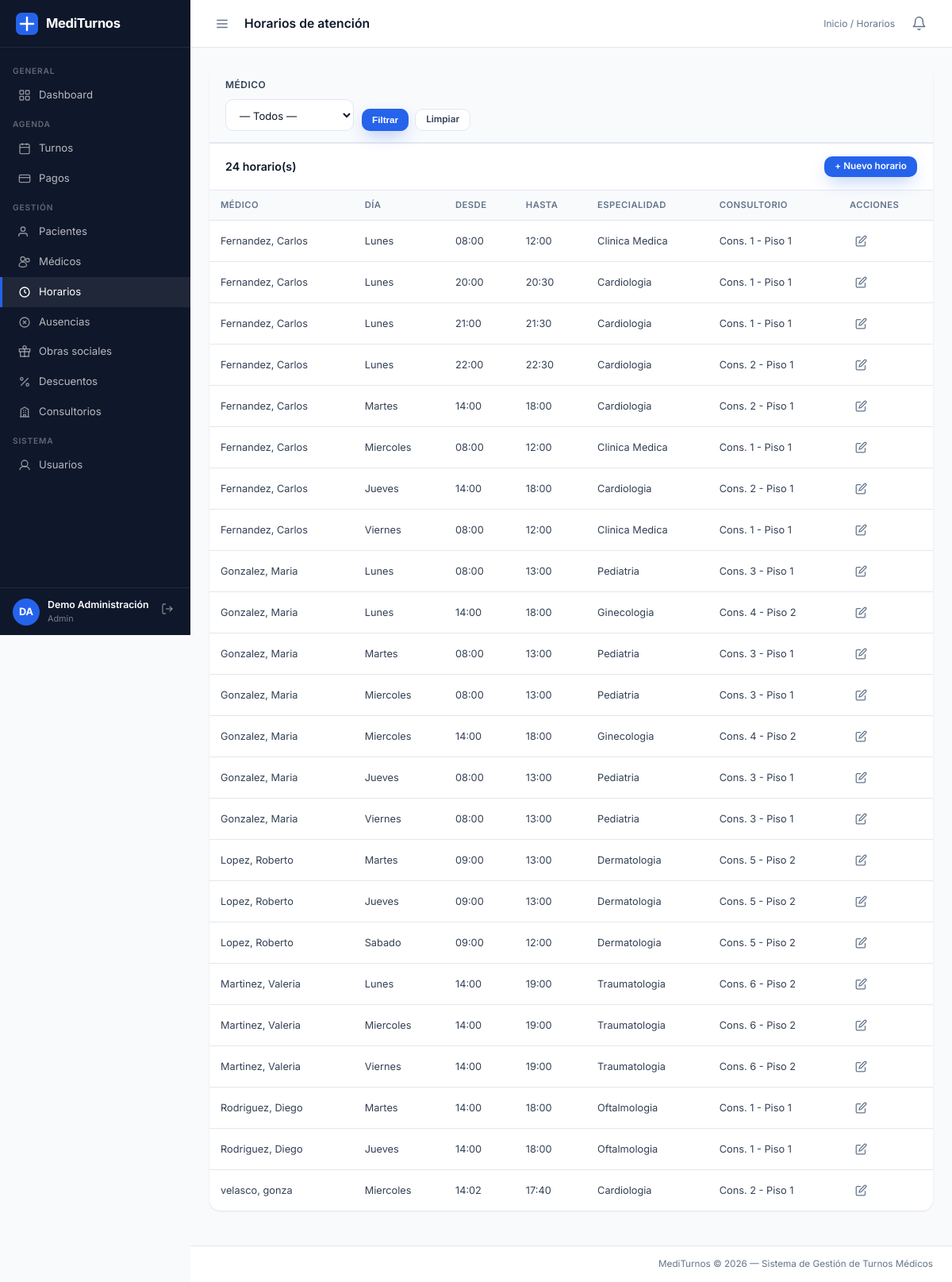
/sistema/controladores/ControladorHorario.php (signed in), run on the app's committed database.
### tables this page shows
CREATE TABLE `horario_atencion` (
  `id_horario` int(11) NOT NULL AUTO_INCREMENT,
  `matricula` int(11) NOT NULL,
  `id_especialidad` int(11) NOT NULL,
  `dia_semana` varchar(15) NOT NULL,
  `hora_inicio` time NOT NULL,
  `hora_fin` time NOT NULL,
  `id_consultorio` int(11) NOT NULL,
  PRIMARY KEY (`id_horario`),
  KEY `matricula` (`matricula`),
  KEY `id_especialidad` (`id_especialidad`),
  KEY `id_consultorio` (`id_consultorio`),
  CONSTRAINT `horario_atencion_ibfk_1` FOREIGN KEY (`matricula`) REFERENCES `medico` (`matricula`) ON UPDATE CASCADE,
  CONSTRAINT `horario_atencion_ibfk_2` FOREIGN KEY (`id_especialidad`) REFERENCES `especialidad` (`id_especialidad`) ON UPDATE CASCADE,
  CONSTRAINT `horario_atencion_ibfk_3` FOREIGN KEY (`id_consultorio`) REFERENCES `consultorio` (`id_consultorio`) ON UPDATE CASCADE
);

CREATE TABLE `especialidad` (
  `id_especialidad` int(11) NOT NULL AUTO_INCREMENT,
  `nombre` varchar(100) NOT NULL,
  `duracion_turno_min` int(11) DEFAULT NULL,
  `precio_consulta` decimal(10,2) NOT NULL DEFAULT 5000.00,
  PRIMARY KEY (`id_especialidad`)
);

### sistema/modelos/Horario.php (called while the page is built, shortened)
<?php
class Horario
{
    private PDO $pdo;
    public function __construct(PDO $pdo)
    {
        $this->pdo = $pdo;
    }
    public function listar(array $filtros = []): array
    {
        $where  = [];
        $params = [];
        $sql = "SELECT h.id_horario, h.matricula, h.dia_semana,
                       h.hora_inicio, h.hora_fin,
                       h.id_especialidad, h.id_consultorio,
                       CONCAT(m.apellido, ', ', m.nombre) AS medico,
                       e.nombre AS especialidad,
                       CONCAT('Cons. ', c.numero, ' - Piso ', c.piso) AS consultorio
                FROM   horario_atencion h
                JOIN   medico       m ON m.matricula       = h.matricula
                JOIN   especialidad e ON e.id_especialidad = h.id_especialidad
                JOIN   consultorio  c ON c.id_consultorio  = h.id_consultorio";
        $sql .= " ORDER BY m.apellido, m.nombre,
                  FIELD(h.dia_semana,'Lunes','Martes','Miercoles','Jueves','Viernes','Sabado','Domingo'),
                  h.hora_inicio";
        $stmt = $this->pdo->prepare($sql);
        $stmt->execute($params);
        return $stmt->fetchAll();
    }
}

### sistema/vistas/horarios/index.php (the view, shortened to what this page needs)
<?php
$breadcrumb   = '<a href="' . BASE_URL . 'dashboard.php">Inicio</a> / Horarios';
require __DIR__ . '/../layouts/navbar.php';
$BASEC = BASE_URL . 'sistema/controladores/ControladorHorario.php';
?>
<div class="panel">
    <form method="GET" action="">
        <div class="filtros-bar">
            <div class="form-group">
                <label>Médico</label>
                <select name="matricula" class="form-control">
                    <option value="0">— Todos —</option>
                </select>
            </div>
            <div class="form-group form-group--fin">
                <label>&nbsp;</label>
                <div class="btn-grupo">
                    <button type="submit" class="btn btn-primario btn-sm">Filtrar</button>
                    <a href="?accion=index" class="btn btn-secundario btn-sm">Limpiar</a>
                </div>
            </div>
        </div>
    </form>
    <div class="panel-header panel-header--sep">
        <span class="panel-titulo"><?= count($horarios) ?> horario(s)</span>
        <a href="<?= $BASEC ?>?accion=nuevo" class="btn btn-primario btn-sm">+ Nuevo horario</a>
    </div>
    <div class="tabla-wrap">
        <table>
            <thead>
                <tr><th>Médico</th><th>Día</th><th>Desde</th><th>Hasta</th><th>Especialidad</th><th>Consultorio</th><th>Acciones</th></tr>
            </thead>
            <tbody>
            <?php if (empty($horarios)): ?>
                <tr><td colspan="7" class="td-vacio">No hay horarios cargados.</td></tr>
            <?php else: foreach ($horarios as $h): ?>
                <tr>
                    <td><?= htmlspecialchars($h['medico']) ?></td>
                    <td><?= htmlspecialchars($h['dia_semana']) ?></td>
                    <td><?= substr($h['hora_inicio'], 0, 5) ?></td>
                    <td><?= substr($h['hora_fin'], 0, 5) ?></td>
                    <td><?= htmlspecialchars($h['especialidad']) ?></td>
                    <td><?= htmlspecialchars($h['consultorio']) ?></td>
                    <td class="nowrap">
                        <a href="<?= $BASEC ?>?accion=editar&id=<?= $h['id_horario'] ?>" class="btn-icono" title="Editar">
                            <svg width="15" height="15" fill="none" stroke="currentColor" stroke-width="2" viewBox="0 0 24 24"><path d="M11 4H4a2 2 0 0 0-2 2v14a2 2 0 0 0 2 2h14a2 2 0 0 0 2-2v-7"/><path d="M18.5 2.5a2.121 2.121 0 0 1 3 3L12 15l-4 1 1-4 9.5-9.5z"/></svg>
                        </a>
                    </td>
                </tr>
            <?php endforeach; endif; ?>
            </tbody>
        </table>
    </div>
</div>
<?php require __DIR__ . '/../layouts/footer.php'; ?>

### publico/css/estilos.css (style rules this page uses)
:root { --azul: #2563eb; --azul-osc: #1e3a8a; --azul-claro: #eff6ff; --azul-soft2: #dbeafe; --azul-vivo: #3b82f6; --verde: #16a34a; --verde-claro: #dcfce7; --rojo: #dc2626; --rojo-claro: #fee2e2; --amarillo: #d97706; --amarillo-claro: #fef3c7; --gris-osc: #0f172a; --gris-med: #334155; --gris: #64748b; --gris2: #94a3b8; --gris-claro: #f8fafc; --borde: #e2e8f0; --blanco: #ffffff; --sidebar-w: 240px; --header-h: 60px; --radio: 14px; --radio-sm: 10px; --sombra: 0 1px 3px rgba(15,23,42,.06), 0 1px 2px rgba(15,23,42,.04); --sombra-md: 0 10px 30px -8px rgba(15,23,42,.15); --sombra-lg: 0 24px 60px -16px rgba(15,23,42,.22); --azul-glow: 0 8px 22px -6px rgba(37,99,235,.45); }
*, *::before, *::after { box-sizing: border-box; margin: 0; padding: 0; }
html { font-size: 15px; }
body { font-family: 'Inter', system-ui, -apple-system, 'Segoe UI', sans-serif; background: var(--gris-claro); color: var(--gris-med); line-height: 1.5; -webkit-font-smoothing: antialiased; }
a { color: var(--azul); text-decoration: none; }
.topbar-breadcrumb a { color: var(--gris); }
.panel { background: var(--blanco); border-radius: var(--radio); box-shadow: var(--sombra); margin-bottom: 20px; }
.panel-header { padding: 16px 20px; border-bottom: 1px solid var(--borde); display: flex; align-items: center; justify-content: space-between; gap: 12px; flex-wrap: wrap; }
.panel-titulo { font-size: .95rem; font-weight: 600; color: var(--gris-osc); }
.filtros-bar { display: flex; flex-wrap: wrap; gap: 10px; align-items: flex-end; padding: 14px 20px; background: var(--gris-claro); border-bottom: 1px solid var(--borde); border-radius: var(--radio) var(--radio) 0 0; }
.filtros-bar .form-group { margin: 0; }
.filtros-bar label { display: block; font-size: .75rem; font-weight: 600; color: var(--gris); margin-bottom: 4px; text-transform: uppercase; letter-spacing: .04em; }
.tabla-wrap { overflow-x: auto; }
table { width: 100%; border-collapse: collapse; font-size: .85rem; }
thead { background: var(--gris-claro); }
th { padding: 10px 14px; text-align: left; font-size: .75rem; font-weight: 600; text-transform: uppercase; letter-spacing: .04em; color: var(--gris); border-bottom: 1px solid var(--borde); white-space: nowrap; }
td { padding: 11px 14px; border-bottom: 1px solid var(--borde); vertical-align: middle; }
tbody tr:last-child td { border-bottom: none; }
.btn { display: inline-flex; align-items: center; justify-content: center; gap: 7px; padding: 10px 18px; border-radius: var(--radio-sm); font-size: .86rem; font-weight: 600; line-height: 1; cursor: pointer; border: none; white-space: nowrap; transition: background .15s, color .15s, transform .15s, box-shadow .15s, border-color .15s; }
.btn-primario { background: var(--azul); color: var(--blanco); box-shadow: var(--azul-glow); }
.btn-secundario { background: var(--blanco); color: var(--gris-med); border: 1.5px solid var(--borde); }
.btn-sm { padding: 7px 13px; font-size: .78rem; }
.btn-icono { display: inline-flex; align-items: center; justify-content: center; padding: 7px; background: none; border: none; cursor: pointer; border-radius: 8px; color: var(--gris); transition: color .15s, background .15s, transform .15s; }
.form-group { display: flex; flex-direction: column; gap: 5px; }
.form-group label { font-size: .8rem; font-weight: 600; color: var(--gris-med); }
.form-control { padding: 10px 13px; border: 1.5px solid var(--borde); border-radius: var(--radio-sm); font-size: .88rem; color: var(--gris-osc); font-family: inherit; background: var(--blanco); width: 100%; transition: border-color .2s, box-shadow .2s; outline: none; }
.form-control::placeholder { color: var(--gris); opacity: .75; }
select.form-control { cursor: pointer; }

### publico/css/utilidades.css (style rules this page uses)
.btn-grupo { display: flex; gap: 8px; }
.panel-header--sep { border-top: 1px solid var(--borde); }
.form-group--fin { justify-content: flex-end; }
.nowrap { white-space: nowrap; }

### data on the page
horario_atencion: medico "Fernandez, Carlos", dia_semana "Lunes", hora_inicio "08:00", hora_fin "12:00", id_especialidad.nombre "Clinica Medica", consultorio "Cons. 1 - Piso 1"
horario_atencion: medico "Fernandez, Carlos", dia_semana "Lunes", hora_inicio "20:00", hora_fin "20:30", id_especialidad.nombre "Cardiologia", consultorio "Cons. 1 - Piso 1"
horario_atencion: medico "Fernandez, Carlos", dia_semana "Lunes", hora_inicio "21:00", hora_fin "21:30", id_especialidad.nombre "Cardiologia", consultorio "Cons. 1 - Piso 1"
horario_atencion: medico "Fernandez, Carlos", dia_semana "Lunes", hora_inicio "22:00", hora_fin "22:30", id_especialidad.nombre "Cardiologia", consultorio "Cons. 2 - Piso 1"
horario_atencion: medico "Fernandez, Carlos", dia_semana "Martes", hora_inicio "14:00", hora_fin "18:00", id_especialidad.nombre "Cardiologia", consultorio "Cons. 2 - Piso 1"
horario_atencion: medico "Fernandez, Carlos", dia_semana "Miercoles", hora_inicio "08:00", hora_fin "12:00", id_especialidad.nombre "Clinica Medica", consultorio "Cons. 1 - Piso 1"
horario_atencion: medico "Fernandez, Carlos", dia_semana "Jueves", hora_inicio "14:00", hora_fin "18:00", id_especialidad.nombre "Cardiologia", consultorio "Cons. 2 - Piso 1"
horario_atencion: medico "Fernandez, Carlos", dia_semana "Viernes", hora_inicio "08:00", hora_fin "12:00", id_especialidad.nombre "Clinica Medica", consultorio "Cons. 1 - Piso 1"
horario_atencion: medico "Gonzalez, Maria", dia_semana "Lunes", hora_inicio "08:00", hora_fin "13:00", id_especialidad.nombre "Pediatria", consultorio "Cons. 3 - Piso 1"
horario_atencion: medico "Gonzalez, Maria", dia_semana "Lunes", hora_inicio "14:00", hora_fin "18:00", id_especialidad.nombre "Ginecologia", consultorio "Cons. 4 - Piso 2"
horario_atencion: medico "Gonzalez, Maria", dia_semana "Martes", hora_inicio "08:00", hora_fin "13:00", id_especialidad.nombre "Pediatria", consultorio "Cons. 3 - Piso 1"
horario_atencion: medico "Gonzalez, Maria", dia_semana "Miercoles", hora_inicio "08:00", hora_fin "13:00", id_especialidad.nombre "Pediatria", consultorio "Cons. 3 - Piso 1"
horario_atencion: medico "Gonzalez, Maria", dia_semana "Miercoles", hora_inicio "14:00", hora_fin "18:00", id_especialidad.nombre "Ginecologia", consultorio "Cons. 4 - Piso 2"
horario_atencion: medico "Gonzalez, Maria", dia_semana "Jueves", hora_inicio "08:00", hora_fin "13:00", id_especialidad.nombre "Pediatria", consultorio "Cons. 3 - Piso 1"
horario_atencion: medico "Gonzalez, Maria", dia_semana "Viernes", hora_inicio "08:00", hora_fin "13:00", id_especialidad.nombre "Pediatria", consultorio "Cons. 3 - Piso 1"
horario_atencion: medico "Lopez, Roberto", dia_semana "Martes", hora_inicio "09:00", hora_fin "13:00", id_especialidad.nombre "Dermatologia", consultorio "Cons. 5 - Piso 2"
horario_atencion: medico "Lopez, Roberto", dia_semana "Jueves", hora_inicio "09:00", hora_fin "13:00", id_especialidad.nombre "Dermatologia", consultorio "Cons. 5 - Piso 2"
horario_atencion: medico "Lopez, Roberto", dia_semana "Sabado", hora_inicio "09:00", hora_fin "12:00", id_especialidad.nombre "Dermatologia", consultorio "Cons. 5 - Piso 2"
horario_atencion: medico "Martinez, Valeria", dia_semana "Lunes", hora_inicio "14:00", hora_fin "19:00", id_especialidad.nombre "Traumatologia", consultorio "Cons. 6 - Piso 2"
horario_atencion: medico "Martinez, Valeria", dia_semana "Miercoles", hora_inicio "14:00", hora_fin "19:00", id_especialidad.nombre "Traumatologia", consultorio "Cons. 6 - Piso 2"
horario_atencion: medico "Martinez, Valeria", dia_semana "Viernes", hora_inicio "14:00", hora_fin "19:00", id_especialidad.nombre "Traumatologia", consultorio "Cons. 6 - Piso 2"
horario_atencion: medico "Rodriguez, Diego", dia_semana "Martes", hora_inicio "14:00", hora_fin "18:00", id_especialidad.nombre "Oftalmologia", consultorio "Cons. 1 - Piso 1"
horario_atencion: medico "Rodriguez, Diego", dia_semana "Jueves", hora_inicio "14:00", hora_fin "18:00", id_especialidad.nombre "Oftalmologia", consultorio "Cons. 1 - Piso 1"
horario_atencion: medico "velasco, gonza", dia_semana "Miercoles", hora_inicio "14:02", hora_fin "17:40", id_especialidad.nombre "Cardiologia", consultorio "Cons. 2 - Piso 1"

### other printed values
$inicialesSesion "DA"
$usuarioSesion['nombre'] . ' ' . $usuarioSesion['apellido'] "Demo Administración"
$rolActual "Admin"
$paginaTitulo "Horarios de atención"
count($horarios) "24"
